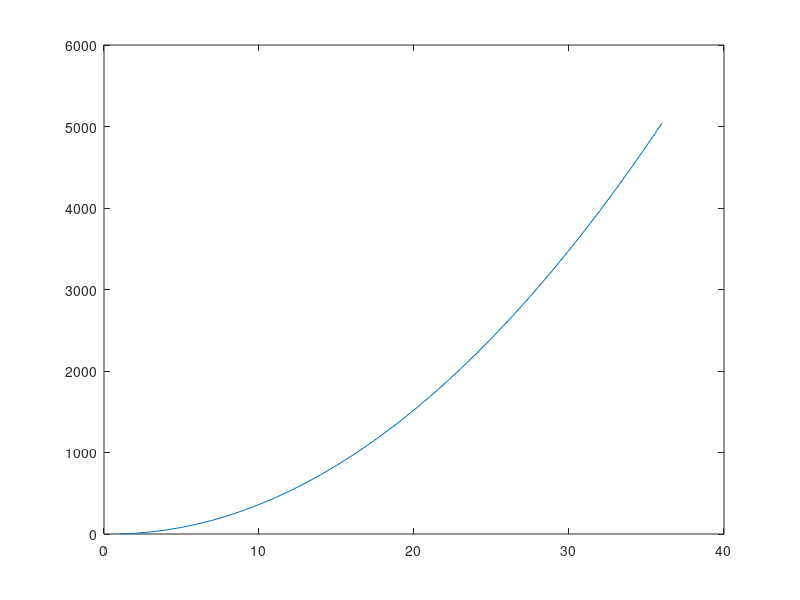

The MATLAB script that drew this image:
%%%%%%%%%%%%%%%%%%%%%%%%%%%%%%%%%%%%%%%%%%%%%%%%%%%%%%%%%%%%%%%%%%%%%%%%%%
% Riley Horn
% Assignment 2: Matlab Basics
% Due: September 13, 2019
%
%
% Questions: 
%
% -number 18, unit vector equation
% 
%
%%%%%%%%%%%%%%%%%%%%%%%%%%%%%%%%%%%%%%%%%%%%%%%%%%%%%%%%%%%%%%%%%%%%%%%%%%
% Assignment 2: Matlab Basics
%
% Due: September 13, 2019
%
% Instructions: 

% Edit this m-file in MATLAB and save your answers in it. At the top of 
% your file, you should have a comment section with your name, the due date,
% and a brief description of what is contained in the file. This will be the 
% standard format going forward for your assignments. If I don't ask for a
% specific variable name, use any name that you think is reasonable.
% Remember to use mixed case for your variables. You will need to add at
% least one line of code to every question except the final one. Do not put
% your executable code in comments unless the question specifically asks you to. 
%
%%%%%%%%%%%%%%%%%%%%%%%%%%%%%%%%%%%%%%%%%%%%%%%%%%%%%%%%%%%%%%%%%%%%%%%%%%

%Your assignment comment block starts here
%the following line will refresh your workspace each time you run your script
clc, clear, close all

% 1. Create a variable to store the name of the hurricane. 

hurricaneName = 'Dorian';

% 2. Create a variable myage and store your age on the day the hurricane is 
% supposed to impact our area in it. Subtract two from the value of the
% variable. Add one to the value of the variable. 

myage = 23;
myage = myage - 2;
myage = myage + 1;

% 3. Use the built-in function namelengthmax to find out the maximum number of
% characters that you can have in an identifier name under your version of
% MATLAB. Store the value in a variable called myMaxNameLength

myMaxNameLength = namelengthmax();

% 4. Create two variables to store a weight in pounds and ounces. Use who and whos
% to see the variables. Clear one of them and then use who and whos again.

weightPounds = 10;
weightOunces = 10;

who
whos

clear weightOunces;

who
whos 

% 5. Store a number with a decimal place in a double variable (the default). Convert the
% variable to the type int32 and store the result in a new variable (hint: this is known
% as casting in computer programming).

myNumberDouble = 44;
nyNumberThirtyTwoBit = int32(myNumberDouble);


% 6. Create a variable called pounds to store a weight in pounds. Convert this to 
% kilograms and assign the result to a variable kilos.

pounds = 100;
kilos = (0.454 * pounds);

% 7. Create a variable fTemp to store a temperature in degrees Fahrenheit (F). 
% Convert this to degrees Celsius (C) and store the result in a variable cTemp.

fTemp = 50;
cTemp = ((fTemp - 32) * (5/9));

% 8. The function sin calculates and returns the sine of an angle in radians, 
% and the function sind returns the sine of an angle in degrees. Verify 
% that calling the sind function and passing 90 degrees to it results in 1. 
% Pass an argument to sin that also results in 1. 

sind(90);
sin((0.5*pi));

% 9. In the ASCII character encoding, the letters of the alphabet are, 
% in order: ?a? comes before ?b? and also ?A? comes before ?B?. However, 
% which comes first, the lower or uppercase letters?

% Answer: The uppercase letters come first (#65-90), the lowercase letters
% come after (#97-122).


% 10. Using the colon operator, create the following row vectors:
% 2 3 4 5 6 7 
% 1.1000 1.3000 1.5000 1.7000 
% 8 6 4 2
% Store your results with variable names vecA, vecB and vecC respectively.

vecA = [2:7];
vecB = [1.1:0.2:1.7];
vecC = [8:-2:2];

% 11. Give the MATLAB expression that would create a vector 
% (in a variable called vec) of 50 elements that range, equally spaced, 
% from 0 to 2pi:

vec = linspace(0, (2*pi), 50);

% 12. Using the colon operator and the transpose operator, 
% create a column vector that has the values -1 to 1 in steps of 0.5.

vecD = [-1:0.5:1].';

% 13. Create a variable called rows that is a random integer in the inclusive range 
% from 1 to 5. Create a variable called cols that is a random integer in the 
% inclusive range from 1 to 5. Create a matrix called result of all zeros with the 
% dimensions given by the values of rows and cols. 

rows = randi(5);
cols = randi(5);
result = zeros([rows, cols]);

% 14. Find the sum of 3 + 5 + 7 + 9 + 11. Store the result in a variable. 

variableQ14 = (3 + 5 + 7 + 9 + 11);

% 15. Create a vector of five random integers, each in the inclusive range 
% from -10 to 10. Perform each of the following and store your results in 
% appropriately named variables. (you should have a seperate line of code for each):
% - subtract 3 from each element n
% - count how many are positive
% - get the absolute value of each element
% - find the maximum.

vectorQ15 = randi([-10, 10], [1 5]);

subtract3 = vectorQ15 - 3;
countPositive = sum(vectorQ15(:) > 0);
absoluteValues = abs(vectorQ15);
findMax = max(vectorQ15);

% 16. Write some code that will calculate the area of a trapezoid. Create
% variables for base1, base2, and height and assign them values. Store the
% result of your calculation in a variable called trapArea. Comment your
% code so that another user can understand what your code does. 

base1 = 11;
base2 = 19;
height = 5;

%Calculates the area of a trapezoid from variables base1, base2, and height
trapArea = (height * ((base1+ base2)/2));


% 17. The input function can be used to enter a vector, such as:
%      >> vec = input('Enter a vector: ')
%      Enter a vector: 4 : 7
%      vec = 4 5 6 7
% Experiment with this and write code to allow the user to enter a matrix.
% Store the input matrix in a variable called resultMatrix.

resultMatrix = input('Enter a matrix: ');

% 18. In biomechanics, a vector is a set of numbers that indicate 
% both magnitude and direction. Units such as velocity and force are vector 
% quantities. An example of a vector could be <2.34, 4.244, 5.323> meters/second. 
% This vector describes the velocity of an object at a certain point in 
% three-dimensional space, <x,y,z>. In solving problems related to vectors, 
% it?s handy to know the unit vector of a certain measurement. 
% A unit vector is a vector that has a certain direction, but a magnitude of 1.
% The equation for a unit vector in three-dimensional space is:

% u = <x,y,z>/sqrt(x^2 + y^2 + z^2)

% Write some code that prompts the user for x, y, and z values, and then 
% calculates the unit vector and stores the value in a variable called
% unitVector. 

inputX = input('Enter x value: ');
inputY = input('Enter y value: ');
inputZ = input('Enter z value: ');
unitVector = [inputX inputY inputZ] / (sqrt((inputX^2) + (inputY^2) + (inputZ^2)));

% 19. Generate a random integer n, create a vector of the integers 1 through 
% n in steps of 2, square them, and plot the squares. When I run your code
% I expect to see a plot pop up. 

figure;
n = randi([10, 100]);
plotValues = (1:2:n);
plotSquares = plotValues.^2;
plot(plotSquares);

% 20. Copy and paste the following lines of code into the command window.
% You will probably need to do this one line at a time. Write a short
% description about what each line of code does. Put your response in a
% comment block in this m file. 

% Paste this code a line at a time into your command window:

% load cycloneTracks
% head(cycloneTracks)
% figure
% latMalakas = cycloneTracks.Latitude(cycloneTracks.ID == 1012);
% lonMalakas = cycloneTracks.Longitude(cycloneTracks.ID == 1012);
% geoplot(latMalakas,lonMalakas,'.-')
% geolimits([0 60],[100 180])
% hold on
% latMegi = cycloneTracks.Latitude(cycloneTracks.ID == 1013);
% lonMegi = cycloneTracks.Longitude(cycloneTracks.ID == 1013);
% geoplot(latMegi,lonMegi,'.-')

% Write a short description of what each line does here. It's ok if you 
% don't completely understand, just use your best guess after looking at a bit 
% documentation.

% line212: Loads variables from cycloneTracks into the workspace
% line213: Displays the first 8 rows of cycloneTracks
% line214: Creates a blank, default figure window
% line215: Assigns all Latitude values from cycloneTracks with an ID
%          value equal to 1012 (Representing Cyclone Malakas) to the variable latMalakas
% line216: Assigns all Longitude values from cycloneTracks with an ID
%          value equal to 1012 (Representing Cyclone Malakas) to the variable lonMalakas
% line217: Creates a plot line on geographic coordinates using latMalakas and lonMalakas as the
%          latitude and longitude values to represent Cyclone Malakas
% line218: Sets the geographics limits to the chosen values
% line219: Keeps the plot from being overwritten by the next command
% line220: Assigns all Latitude values from cycloneTracks with an ID
%          value equal to 1013 (Representing Cyclone Megi) to the variable latMalakas
% line221: Assigns all Longitude values from cycloneTracks with an ID
%          value equal to 1013 (Representing Cyclone Megi) to the variable lonMalakas
% line222: Creates a plot line on geographic coordinates using latMegi and lonMegi as the
%          latitude and longitude values to represent Cyclone Megi,
%          added to the same figure as Cyclone Malakas